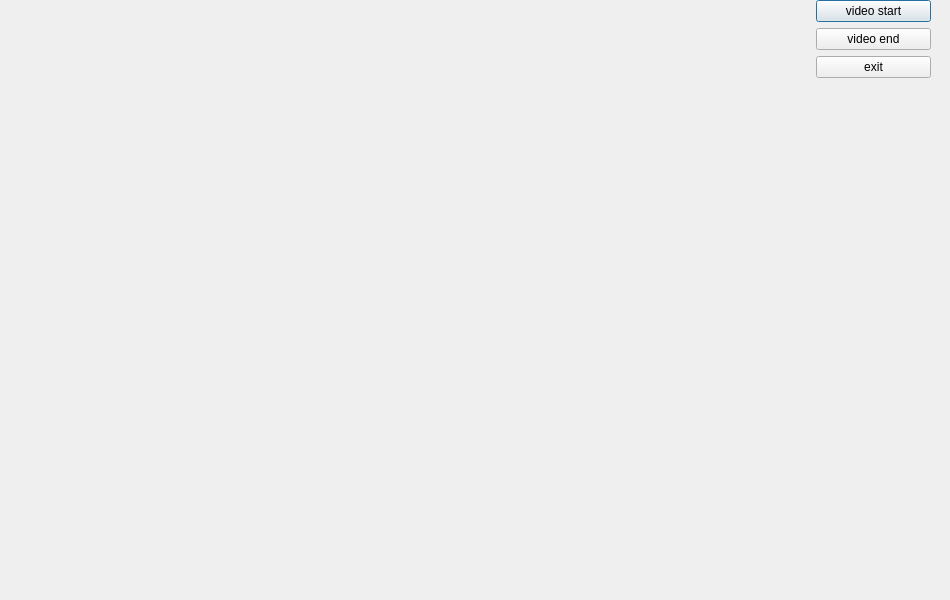
<?xml version="1.0" encoding="UTF-8"?>
<ui version="4.0">
 <class>VideoShow</class>
 <widget class="QDialog" name="VideoShow">
  <property name="geometry">
   <rect>
    <x>0</x>
    <y>0</y>
    <width>950</width>
    <height>600</height>
   </rect>
  </property>
  <property name="font">
   <font>
    <family>Microsoft YaHei UI</family>
   </font>
  </property>
  <property name="windowTitle">
   <string>VideoShow</string>
  </property>
  <widget class="QWidget" name="horizontalLayoutWidget">
   <property name="geometry">
    <rect>
     <x>10</x>
     <y>0</y>
     <width>921</width>
     <height>671</height>
    </rect>
   </property>
   <layout class="QHBoxLayout" name="horizontalLayout">
    <item>
     <widget class="QLabel" name="videoLabel">
      <property name="minimumSize">
       <size>
        <width>800</width>
        <height>600</height>
       </size>
      </property>
      <property name="text">
       <string/>
      </property>
     </widget>
    </item>
    <item>
     <layout class="QVBoxLayout" name="verticalLayout">
      <item>
       <widget class="QPushButton" name="videoStartButton">
        <property name="text">
         <string>video start</string>
        </property>
       </widget>
      </item>
      <item>
       <widget class="QPushButton" name="videoEndButton">
        <property name="text">
         <string>video end</string>
        </property>
       </widget>
      </item>
      <item>
       <widget class="QPushButton" name="exitButton">
        <property name="text">
         <string>exit</string>
        </property>
       </widget>
      </item>
      <item>
       <spacer name="verticalSpacer">
        <property name="orientation">
         <enum>Qt::Vertical</enum>
        </property>
        <property name="sizeHint" stdset="0">
         <size>
          <width>20</width>
          <height>40</height>
         </size>
        </property>
       </spacer>
      </item>
     </layout>
    </item>
   </layout>
  </widget>
 </widget>
 <resources/>
 <connections/>
</ui>
